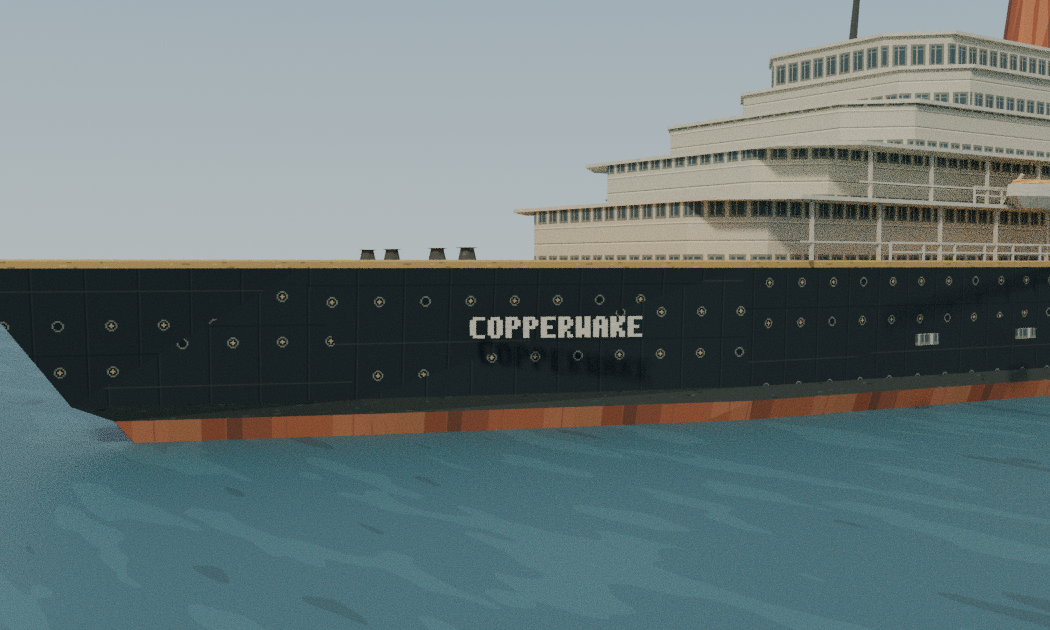
#> input picture prototypes/copperwake/renders/1952-bow.png, 1050 x 630 px, given in place of day.png, which was not available
$ python package_review.py
#> lines starting #> are read from the running program, lines starting #| are printed output that depends on the picture
"""Compose large exterior, deck and interior proof sheets from model renders."""
from pathlib import Path
from PIL import Image, ImageDraw, ImageFont, ImageOps

ROOT=Path(__file__).resolve().parent
R=ROOT/"renders"
font_path="DejaVuSans.ttf"


def sheet(target,title,items,columns=2):
#> called with target = 'review.jpg', title = 'Copperwake · Two generations at sea', columns = 2
    width,photo_height=730,438
    top,row=76,477
    rows=(len(items)+columns-1)//columns
    im=Image.new("RGB",(columns*width+24,top+rows*row+12),"#26343a")
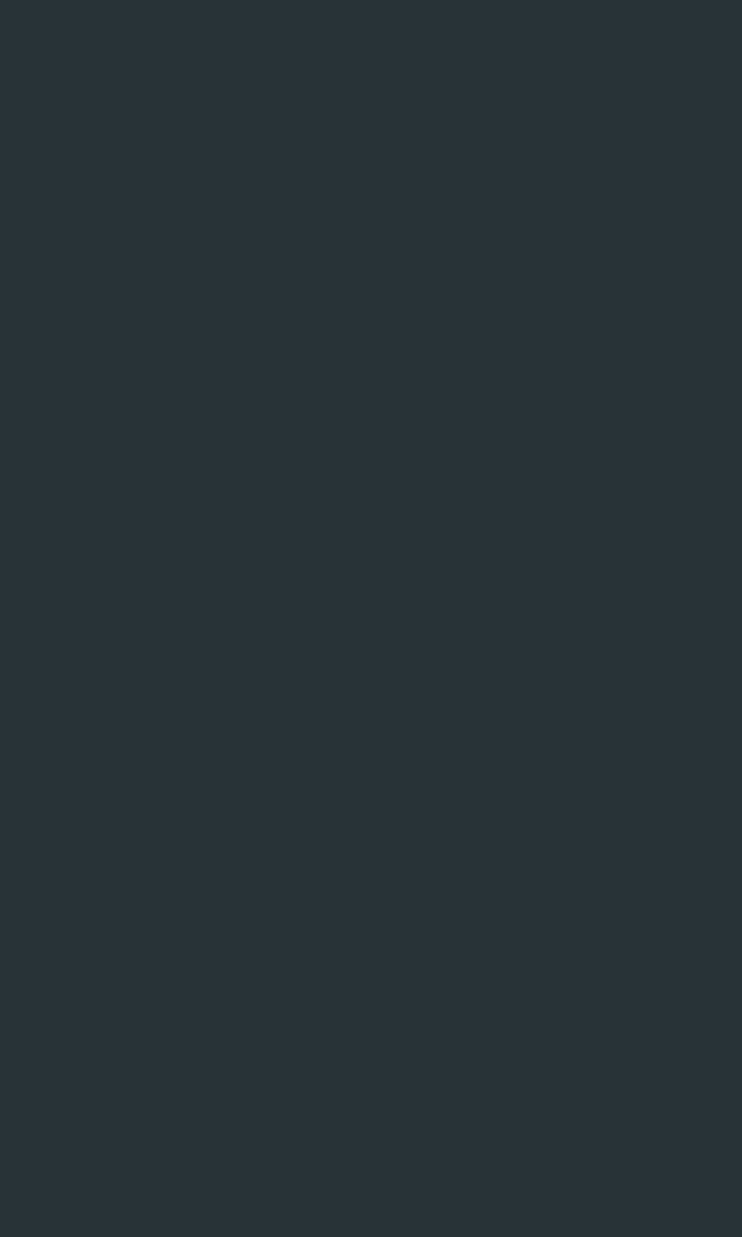
#> im: PIL image 1484x2473 RGB (shown at 1/2 size); mean R, G, B 38, 52, 58
    draw=ImageDraw.Draw(im)
    draw.text((22,24),title,font=ImageFont.truetype(font_path,30),fill="#efdfbd")
    font=ImageFont.truetype(font_path,19)
    for i,(name,label) in enumerate(items):
        x,y=12+(i%columns)*width,top+(i//columns)*row
        with Image.open(R/f"{name}.png") as original:
#> original is the input picture: PIL image 1050x630 RGBA; mean R, G, B, A 102.3, 116.7, 117.4, 255
            image=ImageOps.contain(original.convert("RGB"),(width-15,photo_height))
        im.paste(image,(x+(width-image.width)//2,y+(photo_height-image.height)//2))
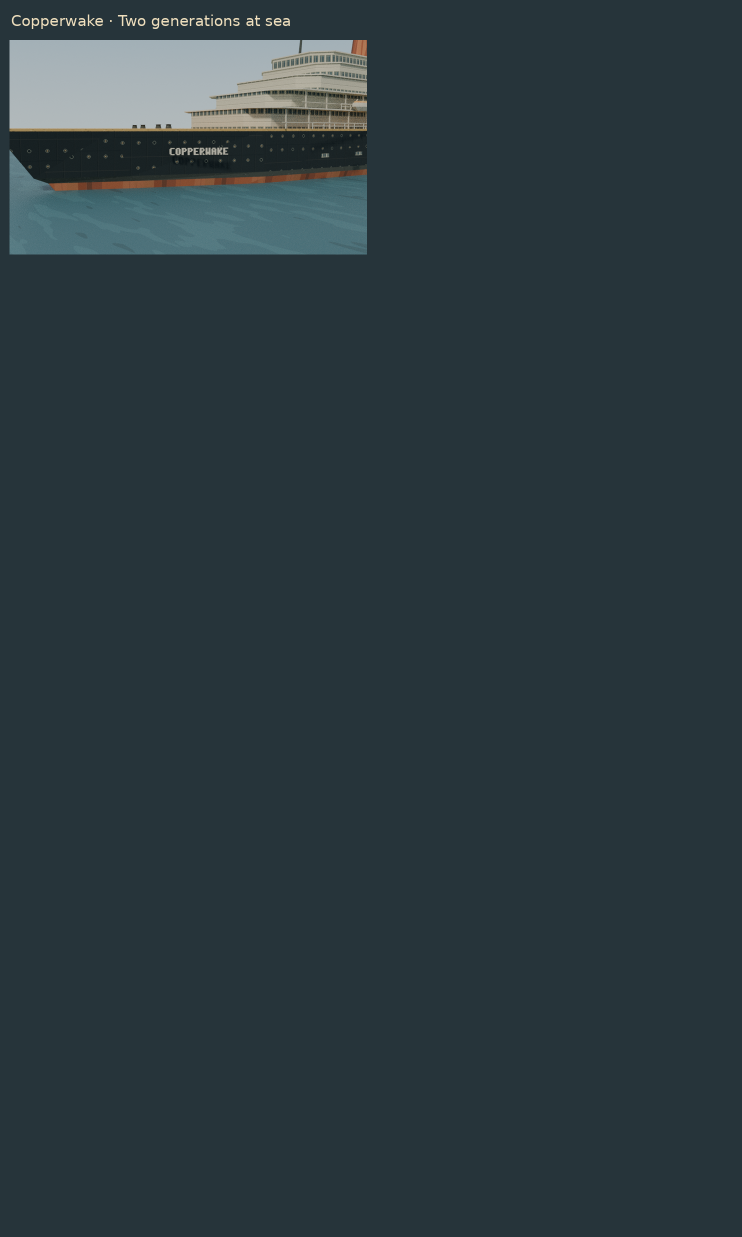
#> im: PIL image 1484x2473 RGB (shown at 1/2 size); mean R, G, B 43.6, 57.6, 63.1
        draw.text((x+8,y+photo_height+7),label,font=font,fill="#eee4d0")
#> pass 2 of the loop in sheet, `for i,(name,label) in enumerate(items):`:
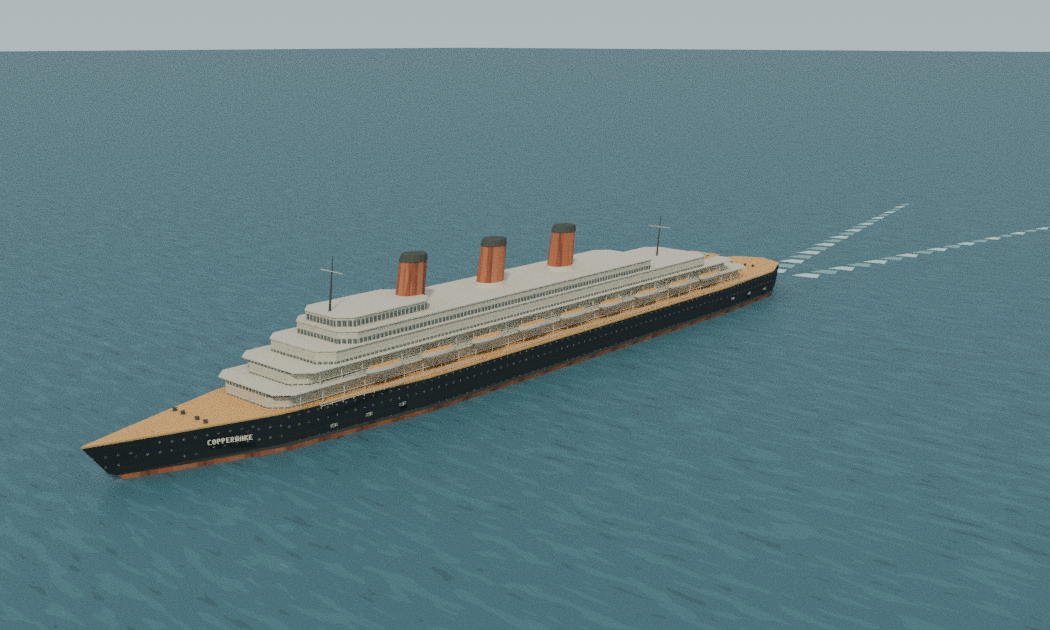
#> input picture prototypes/copperwake/renders/1952-day.png, 1050 x 630 px
#> in sheet, original is the input picture: PIL image 1050x630 RGBA; mean R, G, B, A 98.4, 125.3, 130.7, 255
#> in sheet, `im.paste(image,(x+(width-image.width)//2,y+(photo_height-image.height)..`:
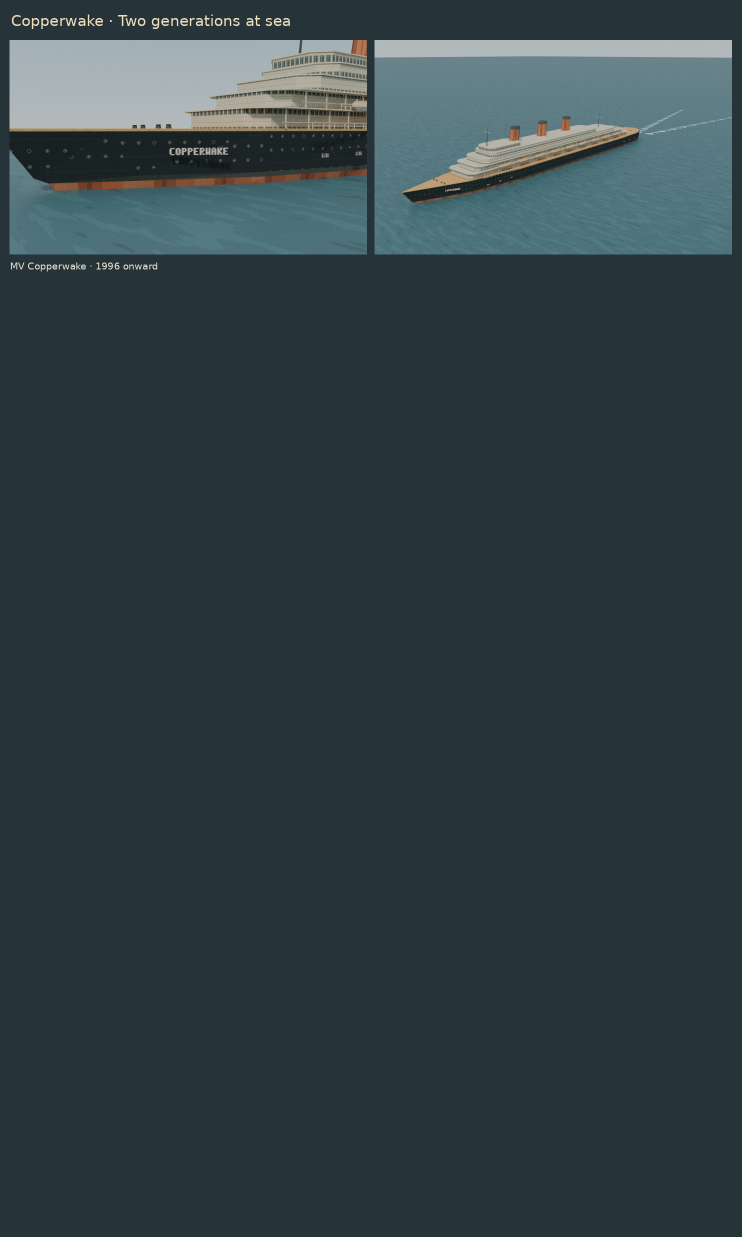
#> im: PIL image 1484x2473 RGB (shown at 1/2 size); mean R, G, B 48.7, 63.8, 69.2
    im.save(ROOT/target,quality=94)


#> (the run stopped early here; a loop or call above may not have finished)
